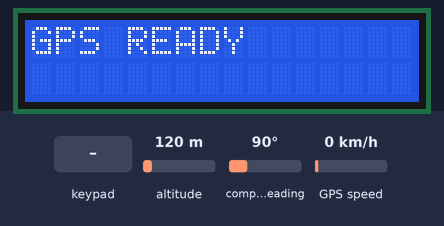
This sketch was run on a simulated Arduino Mega 2560, built with avr-gcc and run on an emulated ATmega2560. Parts: 16×2 character LCD. Inputs (shaded band) come from the test bench; at power-on: altitude 120 m, compass heading 90°, GPS speed 0 km/h. The GPS gets a fix after 3 s at 37.7749, -122.4194 with 8 satellites; what the sketch prints to the serial monitor is not drawn.

Above: at 1.2 s.
1.3 s: key '#' pressed
At 2.9 s:
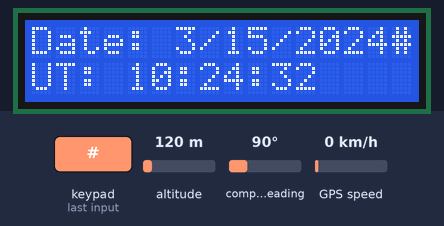
5.4 s: altitude set to 20 m
9.5 s: keypad keys 3 4 3 2 3 0 2 8 pressed 0.4 s apart
At 10.8 s:
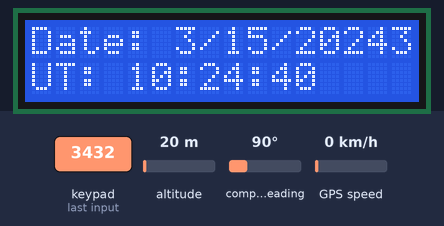
15.6 s: compass heading set to 7°
19.7 s: key '*' pressed
23.8 s: compass heading set to 90°
At 24.3 s:
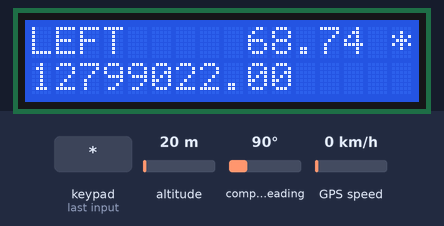
Timing chart, 0 to 26.8 s (numbered marks = the images above; inputs shaded):
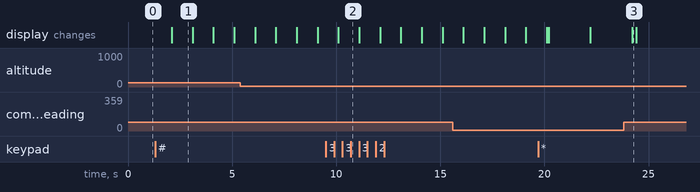

Measured:
- after the input at 1.3 s, the display: changes after 0.79 s (image 1)
- after the input at 9.5 s, the display: changes after 0.61 s (image 2)
- after the input at 23.8 s, the display: changes after 0.42 s (image 3)
- what the display in image 1 shows lasts 1.0 s, from 2.1 s to 3.1 s

The sketch:

GPScode.ino
```cpp
#include <TinyGPS++.h>
#include <SoftwareSerial.h>
#include <Keypad.h>
#include <LiquidCrystal.h>

// initialize GPS
const int RXPin = 51;
const int TXPin = 53;

int GPSBaud = 4800;

TinyGPSPlus gps;

SoftwareSerial gpsSerial(RXPin, TXPin);


// initialize the lcd
LiquidCrystal lcd(33, 31, 29, 27, 25, 23);


// initialize the keypad
const byte ROWS = 4; //four rows
const byte COLS = 3; //three columns
char keys[ROWS][COLS] = {
  {'1', '2', '3'},
  {'4', '5', '6'},
  {'7', '8', '9'},
  {'*', '0', '#'}
};
byte rowPins[ROWS] = {34, 32, 30, 28}; //connect to the row pinouts of the keypad
byte colPins[COLS] = {26, 24, 22}; //connect to the column pinouts of the keypad

Keypad keypad = Keypad( makeKeymap(keys), rowPins, colPins, ROWS, COLS );


static double latitude = 0.0;
static double longitude = 0.0;
double skmph = 0.0;
static double dir = 0.0;
double altm = 0.0;
static double lat1 = 0;
static double lng1 = 0;

int mode = 0;

void setup() {
  // start hardware serial
  Serial.begin(9600);

  // start software serial
  gpsSerial.begin(GPSBaud);

  // start lcd
  lcd.begin(16, 2);
}


void loop() {
  while (gpsSerial.available() > 0)
  {
    if (gps.encode(gpsSerial.read()))
    {


      latitude = gps.location.lat();
      Serial.print("Lat: ");
      Serial.print(latitude, 4);
      Serial.print(", ");
      Serial.print("Lng: ");
      longitude = gps.location.lng();
      Serial.print(longitude, 4);
      Serial.print(", ");
      Serial.print("Alt: ");
      altm = gps.altitude.meters();
      Serial.print(altm);
      Serial.print(", ");
      Serial.print("Crs: ");
      dir = gps.course.deg();
      Serial.print(dir);
      Serial.print(", ");
      Serial.print("Kmph: ");
      skmph = gps.speed.kmph();
      Serial.print(skmph);
      Serial.print(", ");
      Serial.println();
      Serial.print(mode);
      Serial.println();

      // look for key pressed
      char key = keypad.getKey();
      if (key != NO_KEY && key == '#')
      {
        mode = mode + 1;
        if (mode >= 6)
          mode = 0;
        lcd.clear();
        //mode = key;
      }
      else if (key != NO_KEY && key == '*')
      {
        mode = mode - 1;
        if (mode <= 0)
          mode = 5;
        lcd.clear();
        //mode = key;
      }

      switch (mode)
      {
        case 0 :
          mode0();
          break;
        case 1 :
          mode1();
          break;
        case 2 :
          mode2();
          break;
        case 3 :
          mode3();
          break;
        case 4 :
          mode4();
          break;
        case 5 :
          mode5();
          break;
        default :
          mode0();
          break;
      }

      lcd.setCursor(15, 0);
      if (key != NO_KEY) {
        lcd.print(key);
      }
    }
  }
} // end loop

// Default
void mode0()
{
  lcd.setCursor(0, 0);
  lcd.print("GPS READY");
}

// clock
void mode1()
{
  // Date
  lcd.setCursor(0, 0);
  lcd.print(F("Date: "));
  if (gps.date.isValid())
  {
    lcd.print(gps.date.month());
    lcd.print(F("/"));
    lcd.print(gps.date.day());
    lcd.print(F("/"));
    lcd.print(gps.date.year());
  }
  else
  {
    lcd.print(F("INVALID"));
  }

  // Time
  lcd.setCursor(0, 1);
  lcd.print("UT: ");
  lcd.setCursor(4, 1);
  if (gps.time.isValid())
  {
    if (gps.time.hour() < 10) lcd.print(F("0"));
    lcd.print(gps.time.hour());
    lcd.print(F(":"));
    if (gps.time.minute() < 10) lcd.print(F("0"));
    lcd.print(gps.time.minute());
    lcd.print(F(":"));
    if (gps.time.second() < 10) lcd.print(F("0"));
    lcd.print(gps.time.second());
  }
  else
  {
    lcd.print(F("INVALID"));
  }
} // end clock

// position
void mode2()
{
  lcd.setCursor(0, 0);
  if (gps.location.isValid())
  {
    lcd.print("LAT: ");
    lcd.print(gps.location.lat(), 6);

    lcd.setCursor(0, 1);
    lcd.print("LNG: ");
    lcd.print(gps.location.lng(), 6);
  }
  else
  {
    lcd.print(F("INVALID"));
  }
} // end position

// bearing
void mode3()
{
  lcd.setCursor(0, 0);
  if (gps.speed.isValid())
  {
    lcd.print("SPEED: ");
    lcd.print(gps.speed.mps(), 1);
    lcd.print(" MPS");
  }
  else
  {
    lcd.print("INVALID");
  }

  lcd.setCursor(0, 1);
  if (gps.course.isValid())
  {
    lcd.print("HDG: ");
    lcd.print(gps.course.deg(), 2);
    lcd.print(" DEG");
  }
  else
  {
    lcd.print("INVALID");
  }
} // end bearing

// enter coordinates
// This is not yet functional.
void mode4()
{
  lat1 = enterCord();
  lng1 = enterCord();
  lcd.setCursor(0, 0);
  lcd.print("lat: ");
  lcd.print(lat1);
  lcd.setCursor(0, 1);
  lcd.print("lng: ");
  lcd.print(lng1);

} // end enter coordinates

// navigate
void mode5()
{
  double angle = gps.course.deg() - (TinyGPSPlus::courseTo(gps.location.lat(),
    gps.location.lng(), lat1, lng1));
  double distTo = TinyGPSPlus::distanceBetween(gps.location.lat(),
    gps.location.lng(), lat1, lng1);
  Serial.println(angle);

  lcd.setCursor(0, 0);
  if (angle >= -15 && angle <= 15)
  {
    lcd.print("STRAIGHT");
  }
  else if (angle < -15)
  {
    lcd.print("RIGHT   ");
  }
  else if ( angle > 15)
  {
    lcd.print("LEFT    ");
  }
  else
  {
    lcd.print("ERROR   ");
  }

  lcd.setCursor(9, 0);
  lcd.print(TinyGPSPlus::courseTo(gps.location.lat(),
    gps.location.lng(), lat1, lng1));

  lcd.setCursor(0, 1);
  lcd.print(distTo);
}

// enter coordinate
// This is for mode4() and does not yet work
float enterCord()
{

  char key = keypad.getKey();
  int c = 0;
  int sign;
  int d1, d2, d3, d4, d5, d6, d7;
  float coord;

  switch (c)
  {
    case '0' :
      if (key != NO_KEY)
        sign = key;
        c++;
      break;
    case '1' :
      if (key != NO_KEY)
        d1 = key;
        c++;
      break;
    case '2' :
      if (key != NO_KEY)
        d2 = key;
        c++;
      break;
    case '3' :
      if (key != NO_KEY)
        d3 = key;
        c++;
        break;
    case '4' :
      if (key != NO_KEY)
        d4 = key;
        c++;
        break;
    case '5' :
      if (key != NO_KEY)
        d5 = key;
        c++;
      break;
    case '6' :
      if (key != NO_KEY)
        d6 = key;
        c++;
      break;
    case '7' :
    if (key != NO_KEY)
        d7 = key;
        c++;
      break;
    default :
      break;
  }

  coord = (100 * d1) + (10 * d2) + d3 + (0.1 * d4) + (0.01 * d5) + (0.001 * d6) + (0.0001 * d7);
  if (sign)
  {
    coord = coord * -1;
  }

  return coord;
} // end enter coordinates
```
